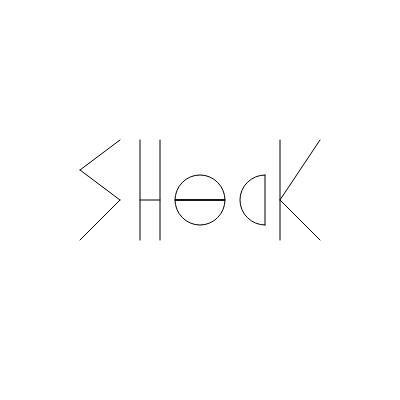
Frame 1 (no input)
Frame 60 (no input): identical to frame 1, image omitted
Frame 120 (the mouse pressed at the canvas centre since frame 60): identical to frame 1, image omitted

The p5.js sketch that drew this single still picture (run headless with seeded random() and noise() and a simulated clock; from frame 60 on, the mouse is pressed at the canvas centre):

// p5.js sketch
// ── sketch.js
function setup() {
  createCanvas(400, 400);
}

function draw() {
  background(255);
  noFill()
  stroke(0)
  
  // s
  line(120, 140, 80, 170) // oben rechts nach link
  line(80, 170, 120, 200) // mitte links nach rechts
  line(120, 200, 80, 240) // unten rechts nach links
  
  // h
  line(140, 140, 140, 240) // links
  line(160, 140, 160, 240) // rechts
  line(140, 200, 160, 200) // mitte
  
  // o
  arc(200,200, 50, 50, -PI, 0, CHORD);  // halbkreis oben
  arc(200,200,50,50,0, -PI, CHORD); // halbkreis unten
  
  // c
  // arc(250,180, 50, 50, -PI, 0, CHORD);  // halbkreis oben
  arc(265,200,50,50, radians(90),  radians(270) );
  line(265, 175, 265, 225) // rechts
  
  // k
  line(280, 140, 280, 240) // links
  line(280, 200, 320, 140) // mitte links nach rechts oben
  line(280, 200, 320, 240) // mitte links nach rechts unten
  
}
